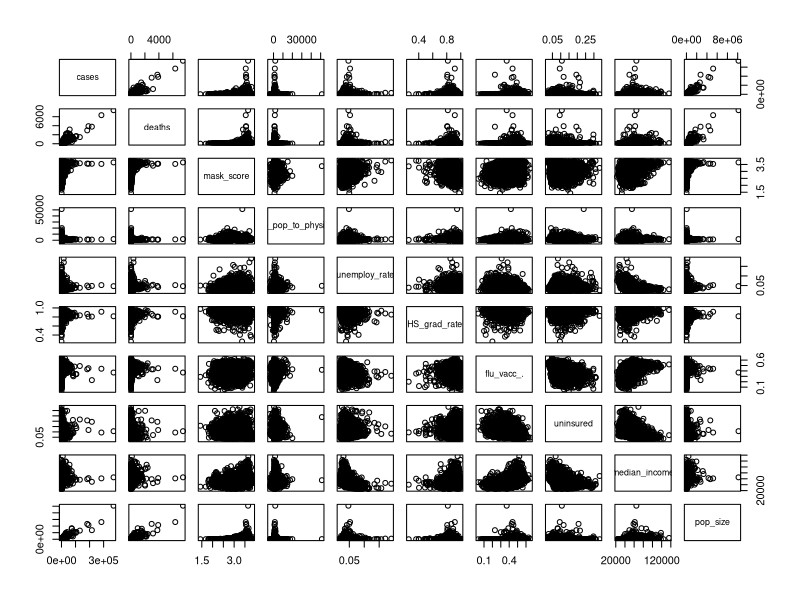

Reproduce this figure in R. (Note: this script raises an error after producing the figure.)
## ---- chunk 1
knitr::opts_chunk$set(echo = TRUE)
## ---- chunk 2
library(leaps)
library(MASS)
library(ggplot2)
require(caTools)
## ---- chunk 3
data = read.csv('covid-project-raw-data/full_data_no_na.csv')
summary(data)
head(data)
drops = c('X', 'X.1','fips', 'county', 'state')
plot(data[ , !(names(data) %in% drops)][1:10])
colnames(data[ , !(names(data) %in% drops)])
plot(data[ , !(names(data) %in% drops)][11:22])
summary(data[ , !(names(data) %in% drops)][1:22])
#testing
## ---- chunk 4
library(reshape2)
drops = c('X', 'X.1', 'county', 'state')

df.m <- melt(data[ , !(names(data) %in% drops)], id.var = "fips")

p <- ggplot(data = df.m, aes(x=variable, y=value)) + 
             geom_boxplot(aes(fill=fips))
p + facet_wrap( ~ variable, scales="free")
## ---- chunk 5
sapply(data, class)
## ---- chunk 6
basic_model = lm(cases ~ state + mask_score + ratio_pop_to_physician + unemploy_rate + HS_grad_rate + flu_vacc_. + uninsured + median_income + pop_size + X._rural + life_expectancy + sim_diversity_index + area + X._democrat + life_expectancy + pop_density + non_hispanic_african_american + american_indian + asian + native_hawaiian + hispanic + non_hispanic_white, data = data)
summary(basic_model)
par(mfrow = c(2,2))
plot(basic_model)
boxcox(basic_model)
hist(data$cases, breaks = 200)
hist(log(data$cases), breaks = 200)
## ---- chunk 7
log_model = lm(log(cases) ~  state + mask_score + ratio_pop_to_physician + unemploy_rate + HS_grad_rate + flu_vacc_. + uninsured + median_income + pop_size + X._rural + life_expectancy + sim_diversity_index + area + X._democrat + life_expectancy + pop_density + non_hispanic_african_american + american_indian + asian + native_hawaiian + hispanic + non_hispanic_white, data = data)
summary(log_model)


par(mfrow = c(2,2))
plot(log_model)
## ---- chunk 8
data_norm = data
data_norm$cases_norm = data_norm$cases/data_norm$pop_size
norm_model = lm(cases_norm ~ state + mask_score + ratio_pop_to_physician + unemploy_rate + HS_grad_rate + flu_vacc_. + uninsured + median_income + X._rural + life_expectancy + sim_diversity_index + area + X._democrat + life_expectancy + pop_density + non_hispanic_african_american + american_indian + asian + native_hawaiian + hispanic + non_hispanic_white, data = data_norm)

# setting this up for usage later
set.seed(10)
sample = sample.split(data_norm,SplitRatio = 0.5)
data.t = subset(data_norm,sample ==TRUE)
data.v = subset(data_norm,sample ==FALSE)

boxcox(norm_model)
par(mfrow = c(2,2))
plot(norm_model)
hist(data_norm$cases_norm, breaks = 200)
hist(sqrt(data_norm$cases_norm), breaks = 200)

## ---- chunk 9
sqrt_norm_model = lm(sqrt(cases_norm) ~  state + mask_score + ratio_pop_to_physician + unemploy_rate + HS_grad_rate + flu_vacc_. + uninsured + median_income + X._rural + life_expectancy + area + X._democrat + sim_diversity_index + life_expectancy + pop_density + non_hispanic_african_american + american_indian + asian + native_hawaiian + hispanic + non_hispanic_white, data = data_norm)
summary(sqrt_norm_model)
par(mfrow = c(2,2))
plot(sqrt_norm_model)

## ---- chunk 10
sqrt_norm_model = lm(sqrt(cases_norm) ~  mask_score + ratio_pop_to_physician + unemploy_rate + HS_grad_rate + flu_vacc_. + uninsured + median_income + X._rural + life_expectancy + area + X._democrat + sim_diversity_index + life_expectancy + pop_density + non_hispanic_african_american + american_indian + asian + native_hawaiian + hispanic + non_hispanic_white, data = data_norm)
summary(sqrt_norm_model)
par(mfrow = c(2,2))
plot(sqrt_norm_model)

summary(sqrt_norm_model)
#print(xtable(as.data.frame(sqrt_norm_model$coefficients), type = "latex"))

r2_normal <- function(model){
  test <- anova(model)
  sse <- test[,2]
  names <- rownames(test)
  total_sse <- sum(sse)
  output <- cbind(names,sse/total_sse)
  colnames(output) <- c("variables", "r2")
return(output)
}

#print(r2_normal(sqrt_norm_model))
## ---- chunk 11
?regsubsets
sub_set = regsubsets(sqrt(cases_norm) ~ (mask_score + ratio_pop_to_physician + unemploy_rate + HS_grad_rate + flu_vacc_. + uninsured + median_income + pop_size + X._rural + life_expectancy + sim_diversity_index + area + X._democrat + life_expectancy + pop_density + non_hispanic_african_american + american_indian + asian + native_hawaiian + hispanic + non_hispanic_white)^2, data=data.t, nvmax=10, nbest=6, method='forward')
res.sum <- summary(sub_set)


summary(res.sum,all.best=TRUE,matrix=T,matrix.logical=F,df=NULL)
#max(res.sum$adjr2)
#res.sum$outmat[60,]
res.sum$rsq[60]
res.sum$bic[60]
res.sum$adjr2[60]
res.sum$cp[60]



labels(which(res.sum$outmat[60,]=='*'))
## ---- chunk 12
sub_set = regsubsets(sqrt(cases_norm) ~ (mask_score + ratio_pop_to_physician + unemploy_rate + HS_grad_rate + flu_vacc_. + uninsured + median_income + pop_size + X._rural + life_expectancy + sim_diversity_index + area + X._democrat + life_expectancy + pop_density + non_hispanic_african_american + american_indian + asian + native_hawaiian + hispanic + non_hispanic_white)^2, data=data.t, nvmax=10, nbest=6, method='backward')
res.sum <- summary(sub_set)


summary(res.sum,all.best=TRUE,matrix=T,matrix.logical=F,df=NULL)
#max(res.sum$adjr2)
#res.sum$outmat[60,]
res.sum$rsq[57]
res.sum$bic[57]
res.sum$adjr2[57]
res.sum$cp[57]

## ---- chunk 13
#final_model = lm(sqrt(cases_norm) ~ mask_score:unemploy_rate + mask_score + mask_score:median_income + unemploy_rate:non_hispanic_white + X._rural:X._democrat, data = data_norm)
#final_model = lm(sqrt(cases_norm) ~ mask_score + unemploy_rate:X._rural + uninsured:non_hispanic_white + area:american_indian + mask_score:unemploy_rate + unemploy_rate:X._democrat + median_income:X._rural + ratio_pop_to_physician:asian + unemploy_rate:non_hispanic_white + X._rural:area, data = data.t)


final_model = lm(sqrt(cases_norm) ~ mask_score+mask_score:unemploy_rate + ratio_pop_to_physician:uninsured + ratio_pop_to_physician:uninsured + unemploy_rate:X._democrat + unemploy_rate:non_hispanic_white + flu_vacc_.:hispanic + median_income:asian + X._rural:asian + X._rural:hispanic + area:non_hispanic_white, data = data.t)


summary(final_model)
par(mfrow = c(2,2))
plot(final_model)
final_model$coefficients
## ---- chunk 14
get_model_stats <- function(cand_model, full_model, data.t, data.v){

  
  adj_r2_train <- summary(cand_model)$adj.r.squared
  
  
  n <- nrow(data.t)
  sse_fs1 <- anova(cand_model)["Residuals", 2]     #SSE
  mse_fs1 <- anova(cand_model)["Residuals", 3]     #MSE
  mse_full <- anova(full_model)["Residuals", 3] #MSE  for full model
  
  p_fs1 <- length(cand_model$coefficients)          #number of coefficients
  Cp_fs1 <- sse_fs1/mse_full - (n - 2*p_fs1)
  
  aic_fs1 <- n*log(sse_fs1/n) + 2*p_fs1
  
  e.fs1=cand_model$residuals                   # residuals
  h.fs1=influence(cand_model)$hat                 # diagonals of hat matrix
  press.fs1= sum(e.fs1^2/(1-h.fs1)^2)            # calculate pressP
  
  
  #Get MSPE_v from new data for model 1
  newdata = data.v[, 1:27]
  y.hat = predict(cand_model, newdata)
    
  MSPE = mean((data.v$cases_norm- y.hat)^2)
  sse_t = sum(cand_model$residuals^2)
  
  output <- c(Cp_fs1, p_fs1, aic_fs1, press.fs1, adj_r2_train, MSPE, sse_t/nrow(data.t), press.fs1/nrow(data.t))

return(output)
}
## ---- chunk 15
# train models with more variables...

none_mod = lm(sqrt(cases_norm)~1, data=data.t)
model_full_2order = lm(sqrt(cases_norm)~(mask_score + ratio_pop_to_physician + unemploy_rate + HS_grad_rate + flu_vacc_. + uninsured + median_income + pop_size + X._rural + life_expectancy + sim_diversity_index + area + X._democrat + life_expectancy + non_hispanic_african_american + american_indian + asian + native_hawaiian + hispanic + non_hispanic_white)^2, data=data.t)

full_mod = lm(sqrt(cases_norm)~(mask_score + ratio_pop_to_physician + unemploy_rate + HS_grad_rate + flu_vacc_. + uninsured + median_income + pop_size + X._rural + life_expectancy + sim_diversity_index + area + X._democrat + life_expectancy + pop_density + non_hispanic_african_american + american_indian + asian + native_hawaiian + hispanic + non_hispanic_white)^2, data=data_norm)

model_AIC_2order_3 <- stepAIC(none_mod, scope=list(upper=full_mod, lower = ~1), direction="forward", k=2, trace = FALSE, steps = 3)
model_AIC_2order_5 <- stepAIC(none_mod, scope=list(upper=full_mod, lower = ~1), direction="forward", k=2, trace = FALSE, steps = 5)
model_AIC_2order_7 <- stepAIC(none_mod, scope=list(upper=full_mod, lower = ~1), direction="forward", k=2, trace = FALSE, steps = 7)
model_AIC_2order_10 <- stepAIC(none_mod, scope=list(upper=full_mod, lower = ~1), direction="forward", k=2, trace = FALSE, steps = 10)
model_AIC_2order_15 <- stepAIC(none_mod, scope=list(upper=full_mod, lower = ~1), direction="forward", k=2, trace = FALSE, steps = 15)
model_AIC_2order_20 <- stepAIC(none_mod, scope=list(upper=full_mod, lower = ~1), direction="forward", k=2, trace = FALSE, steps = 20)
model_AIC_2order_25 <- stepAIC(none_mod, scope=list(upper=full_mod, lower = ~1), direction="forward", k=2, trace = FALSE, steps = 25)
model_AIC_2order_30 <- stepAIC(none_mod, scope=list(upper=full_mod, lower = ~1), direction="forward", k=2, trace = FALSE, steps = 30)
?regsubsets
## ---- chunk 16
a <- get_model_stats(model_AIC_2order_10, model_full_2order, data.t, data.v)
b <- get_model_stats(model_AIC_2order_15, model_full_2order, data.t, data.v)
c <- get_model_stats(model_AIC_2order_20, model_full_2order, data.t, data.v)
d <- get_model_stats(model_AIC_2order_25, model_full_2order, data.t, data.v)
e <- get_model_stats(model_AIC_2order_30, model_full_2order, data.t, data.v)
f <- get_model_stats(model_full_2order, model_full_2order, data.t, data.v)

x <- get_model_stats(model_AIC_2order_3, model_full_2order, data.t, data.v)
y <- get_model_stats(model_AIC_2order_5, model_full_2order, data.t, data.v)
z <- get_model_stats(model_AIC_2order_7, model_full_2order, data.t, data.v)

r <- get_model_stats(final_model, model_full_2order, data.t, data.v)
## ---- chunk 17
compare_models <- rbind(x,y,z,a,b,c,d,e,f,r)
rownames(compare_models) <- c("3 var","5 var","7 var","10 var","15 var","20 var","25 var","30 var","full model","regsubsetsmodel")
colnames(compare_models) <- c("Cp", "p", "aic", "pressP", "adj_r2", "MSPE", "sse/n", "pressP/n")
as.data.frame(compare_models)
library(xtable)
?print.xtable
print(xtable(as.data.frame(compare_models), type = "latex"))

plot(as.data.frame(compare_models)$aic)
plot(as.data.frame(compare_models)$Cp)
plot(as.data.frame(compare_models)$adj_r2)

## ---- chunk 18
final_model = lm(sqrt(cases_norm) ~ mask_score+mask_score:unemploy_rate + ratio_pop_to_physician:uninsured + ratio_pop_to_physician:uninsured + unemploy_rate:X._democrat + unemploy_rate:non_hispanic_white + flu_vacc_.:hispanic + median_income:asian + X._rural:asian + X._rural:hispanic + area:non_hispanic_white, data = data_norm)

r2_normal <- function(model){
  test <- anova(model)
  sse <- test[,2]
  names <- rownames(test)
  total_sse <- sum(sse)
  output <- cbind(names,sse/total_sse)
  colnames(output) <- c("variables", "r2")
return(output)
}


summary(final_model)
df_final_model = as.data.frame(final_model$coefficients)
df_final_model$r2 = c('NA',r2_normal(final_model)[,2][1:10])
df_final_model
print(xtable(as.data.frame(df_final_model), type = "latex"))
## ---- chunk 19
final_model = lm(sqrt(cases_norm) ~ mask_score+mask_score:unemploy_rate + ratio_pop_to_physician:uninsured + ratio_pop_to_physician:uninsured + unemploy_rate:X._democrat + unemploy_rate:non_hispanic_white + flu_vacc_.:hispanic + median_income:asian + X._rural:asian + X._rural:hispanic + area:non_hispanic_white, data = data_norm)
## ---- chunk 20
n=length(data_norm)
p=11
rsd.lm=round(rstudent(final_model), 3)
result = ifelse(rsd.lm > qt(1-0.95/2/n,n-p-1), TRUE, FALSE)
table(result)
outliers = names(which(result))
outliers
## ---- chunk 21
final_model = lm(sqrt(cases_norm) ~ mask_score+mask_score:unemploy_rate + ratio_pop_to_physician:uninsured + ratio_pop_to_physician:uninsured + unemploy_rate:X._democrat + unemploy_rate:non_hispanic_white + flu_vacc_.:hispanic + median_income:asian + X._rural:asian + X._rural:hispanic + area:non_hispanic_white, data = data_norm)



par(mfrow = c(2,2))
plot(final_model)
## ---- chunk 22
plot(final_model)
## ---- chunk 23
#data_norm
#data_norm[-c(2577),]
## ---- chunk 24
colnames(data_norm)
for (i in colnames(data_norm)){
  print(i)
  print(summary(eval(call('$', data_norm, i))))
}
## ---- chunk 25
data_norm["2577",]
## ---- chunk 26

final_model = lm(sqrt(cases_norm) ~ mask_score+mask_score:unemploy_rate + ratio_pop_to_physician:uninsured + ratio_pop_to_physician:uninsured + unemploy_rate:X._democrat + unemploy_rate:non_hispanic_white + flu_vacc_.:hispanic + median_income:asian + X._rural:asian + X._rural:hispanic + area:non_hispanic_white, data = data_norm)

final_model_no_outlier = lm(sqrt(cases_norm) ~ mask_score+mask_score:unemploy_rate + ratio_pop_to_physician:uninsured + ratio_pop_to_physician:uninsured + unemploy_rate:X._democrat + unemploy_rate:non_hispanic_white + flu_vacc_.:hispanic + median_income:asian + X._rural:asian + X._rural:hispanic + area:non_hispanic_white, data = data_norm[-c(2577),])


a <- final_model$fitted.value
b <- predict(final_model_no_outlier, data_norm)
#a
#b
plot(a, b, xlab="fitted values using all cases", ylab="fitted values without outliers") ## compare fitted values
abline(0,1)


mean(abs(a-b)/a*100)

par(mfrow = c(2,2))
plot(final_model)
plot(final_model_no_outlier)


## ---- chunk 27
summary(final_model_no_outlier)
## ---- chunk 28
boxplot(final_model_no_outlier$coefficients-final_model$coefficients)
## ---- chunk 29
summary(final_model)
df_final_model = as.data.frame(final_model$coefficients)
df_final_model$r2 = c('NA',r2_normal(final_model)[,2][1:10])
df_final_model
#print(xtable(as.data.frame(df_final_model), type = "latex"))
## ---- chunk 30
summary(final_model_no_outlier)
df_final_model = as.data.frame(final_model_no_outlier$coefficients)
df_final_model$r2 = c('NA',r2_normal(final_model_no_outlier)[,2][1:10])
df_final_model
print(xtable(as.data.frame(df_final_model), type = "latex"))
